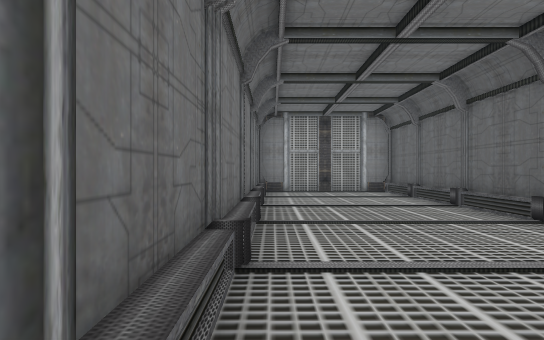
[1] (above)

12 first-person views from a walk through a Unity game level. The camera is 1.2 m above the floor, looks level and sees 70° across. The floor is counted in squares, 2 m on a side. Each view is taken from the middle of a square. On the plan, view 1 faces up. The plan holds only what a view shows up to about 11 squares ahead; the rest is blank. The player is left out.

[2]
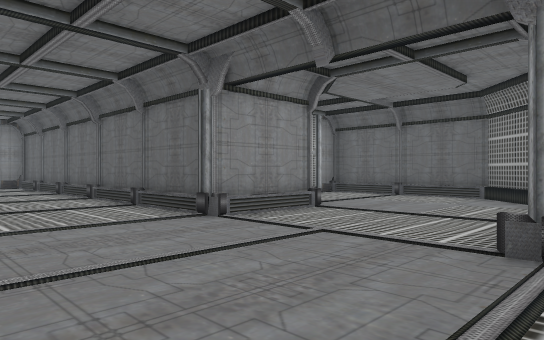

[3]
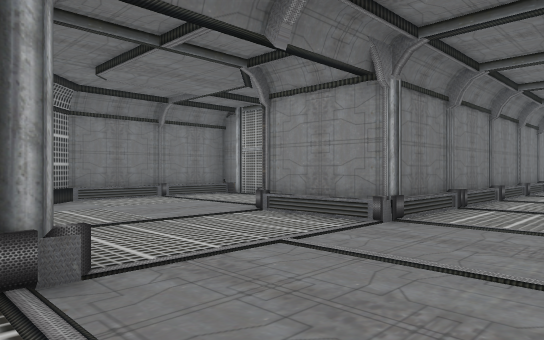

[4]
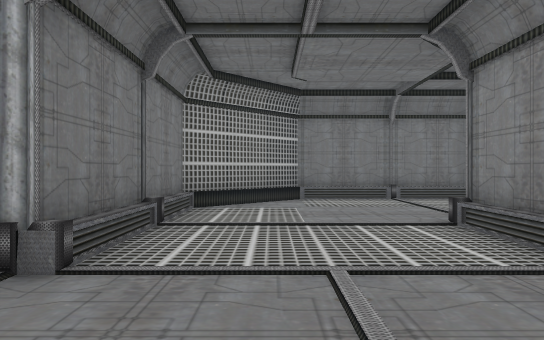

[5]
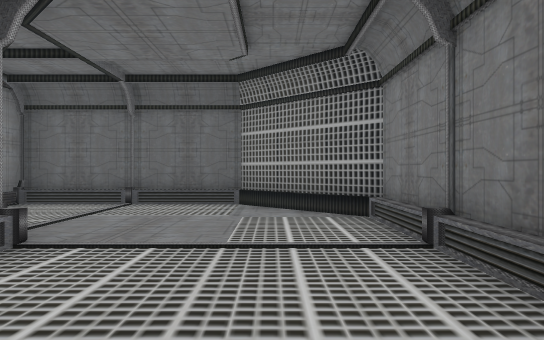

[6]
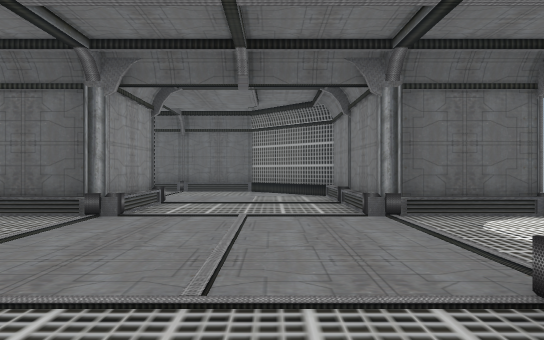

[7]
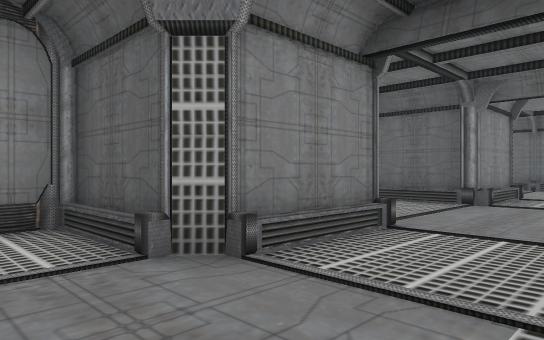

[8]
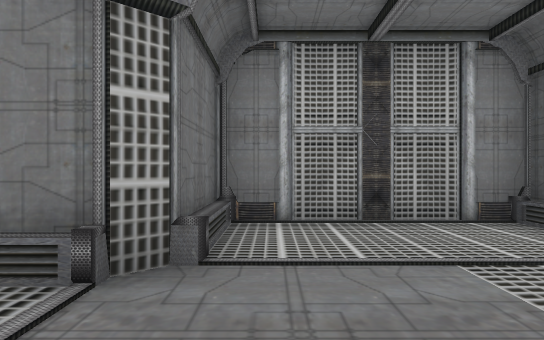

[9]
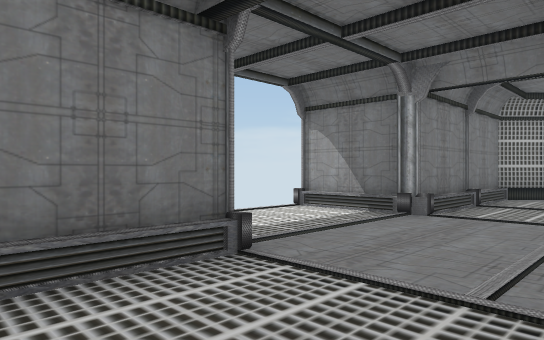

[10]
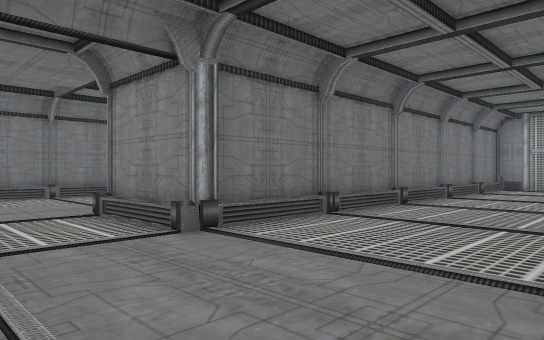

[11]
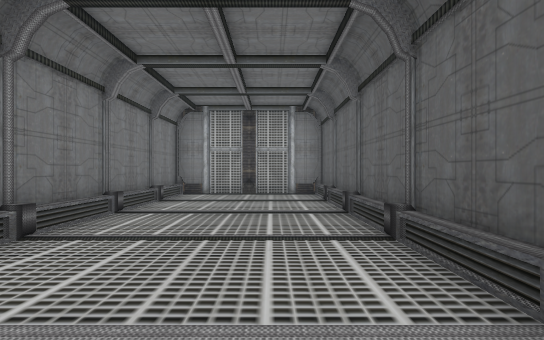

[12]
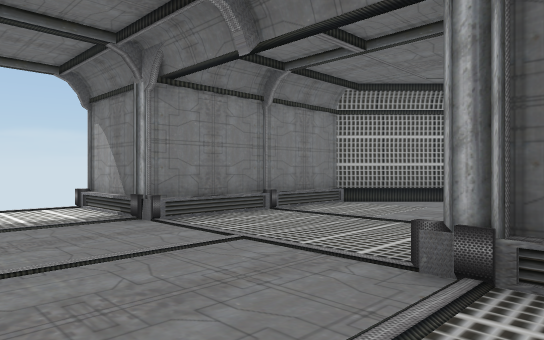

### Floor plan
Key: @ floor where view 1 was taken; # wall or solid block; . main floor; - floor 0.5 m lower than the main floor; / step, stairs or slope.
Columns run from 7 left of view 1 to 9 right of it. Each row starts with its distance up from view 1.
 11       #####
 10       #/..#
  9       #/..#
  8       #/..#
  7       #/..#
  6       #/..#
  5       #/..#
  4       #/..#
  3  ##   #/..# #####
  2  #### #/..# #...#
  1 ##..###/..# #...#
  0 #/...##@..###...#
 -1 #/..............#
 -2 ###............##
 -3   #####/..######
 -4       #/..#
 -5       #/..#
 -6        --

Positions as (right, up) in squares from view 1, and headings:
1: (0, 0), facing up
2: (0, -4), facing up-right
3: (2, -4), facing up-left
4: (2, -2), facing left
5: (2, -2), facing right
6: (-2, -2), facing right
7: (-4, -2), facing up-right
8: (6, -2), facing up
9: (5, -1), facing down-left
10: (3, -2), facing up-left
11: (2, 1), facing up
12: (2, 1), facing down-left
